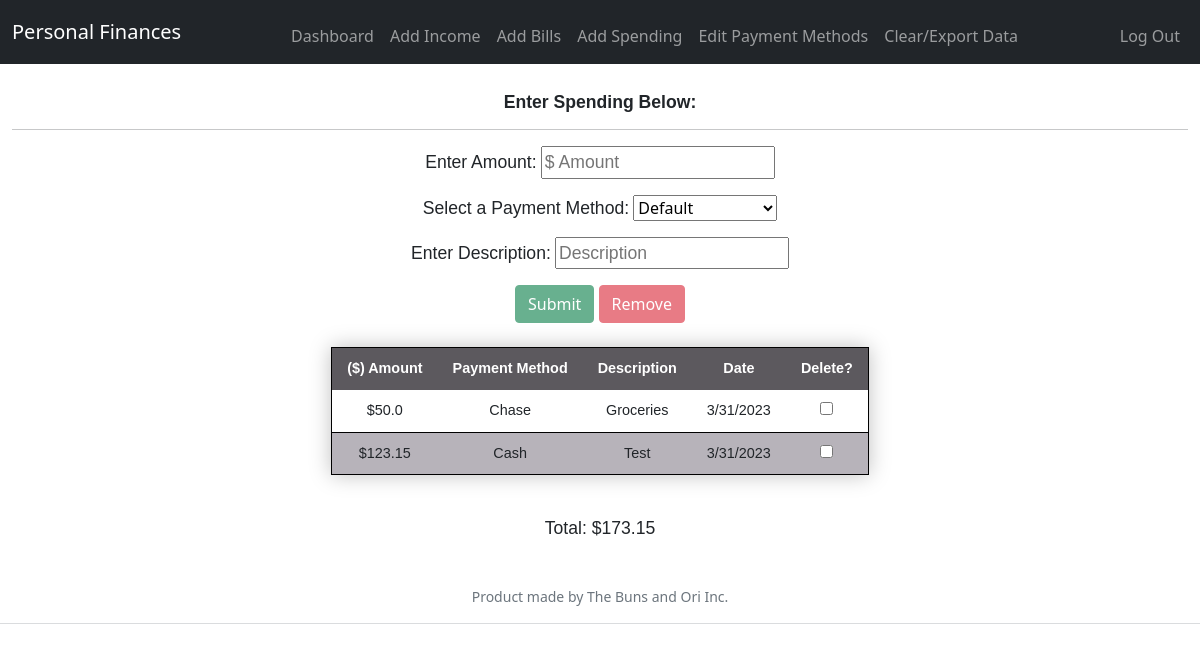
The app's page /addVarCost (signed in), older data.
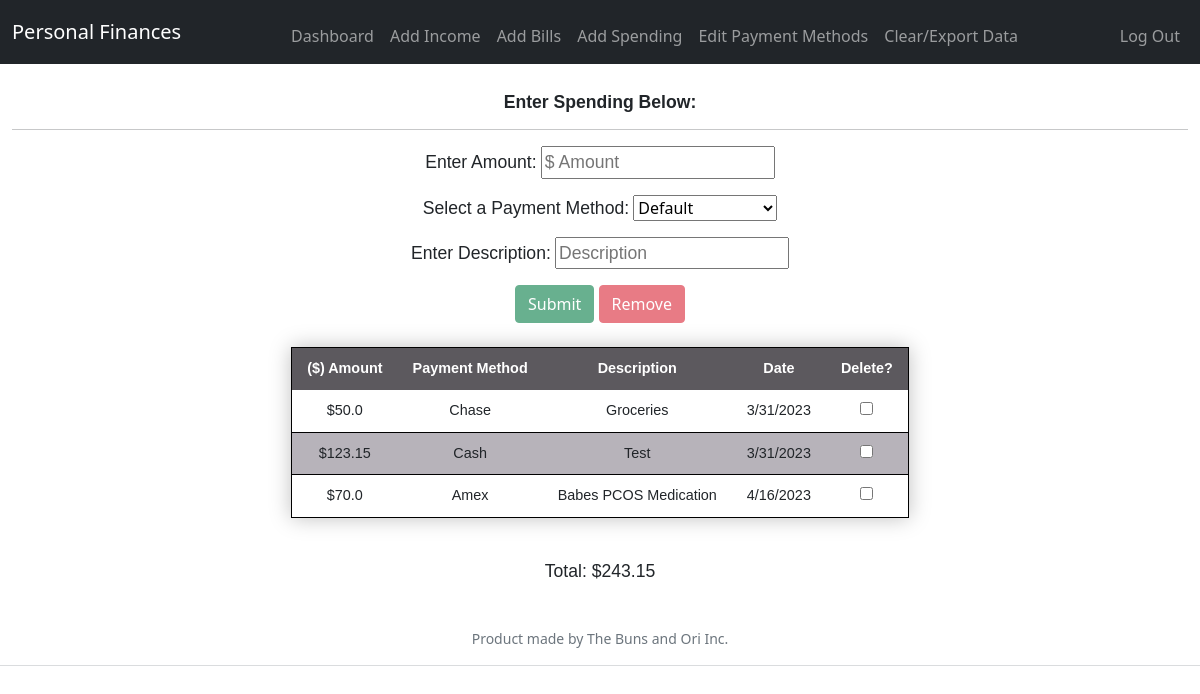
The same page, newer data.
### tables this page shows
CREATE TABLE varCosts (id INTEGER PRIMARY KEY AUTOINCREMENT NOT NULL, userID int, method TEXT NOT NULL, description TEXT NOT NULL, amount DOUBLE(8,2), date TEXT NOT NULL, timestamp);

### app.py (the view)
@app.route("/addVarCost", methods=["GET", "POST"])
@login_required
def addVarCost():
    connection = create_connection("pFinances.db")
    if request.method == "POST":
        rowsToDelete = request.form.get("deleteInput")
        deleteMode = request.form.get("removeClicked")
        if rowsToDelete != "" and deleteMode != "" and int(deleteMode) == 1: #check if anything to delete
            rowNums = []
            for x in range(len(rowsToDelete)):
                if (rowsToDelete[x] != ','):
                    rowNums.append(rowsToDelete[x])
            varCostSQL = ("SELECT id FROM varCosts WHERE userID = " + str(session["user_id"]))
            varCostTuple = execute_read_query(connection, str(varCostSQL))
            tupleList = list(varCostTuple)
            idList = []
            for y in range(len(rowNums)):
                if int(rowNums[y]) == 1:
                    idList.append(re.sub("[^0-9]", "", str(tupleList[y])))
            deleteSQL = ("DELETE FROM varCosts WHERE id IN (" +', '.join(idList) + ")")
            execute_query(connection, deleteSQL)
            return redirect("/addVarCost")
        else:
            amount = request.form.get("amount")
            method = request.form.get("method")
            description = request.form.get("description")
            date = request.form.get("date")
            if str(method) == "None":
                method = "Default"
            insertSpending = ("INSERT INTO varCosts (userID, method, description, amount, date) VALUES" + "('" + str(session["user_id"]) + "', '" + method + "', '" + description + "', '" + str(amount) + "', '" + str(date) + "')")
            execute_query(connection, str(insertSpending))
            varCostSQL = ("SELECT amount,method,description,date FROM varCosts WHERE userID = " + str(session["user_id"]))
            varCostTuple = execute_read_query(connection, str(varCostSQL))
            keys = ['amount', 'method','description','date']
            varCostDicts = [dict(zip(keys,d)) for d in varCostTuple]
            total = 0.0
            for x in range(len(varCostDicts)):
                total = total + float(varCostDicts[x]['amount'])
            return redirect("/addVarCost")
    else:
        varCostSQL = ("SELECT amount,method,description,date FROM varCosts WHERE userID = " + str(session["user_id"]))
        varCostTuple = execute_read_query(connection, str(varCostSQL))
        keys = ['amount', 'method','description','date']
        varCostDicts = [dict(zip(keys,d)) for d in varCostTuple]
        total = 0.0
        for x in range(len(varCostDicts)):
            total = total + float(varCostDicts[x]['amount'])
        methodSQL = ("SELECT payMethod FROM payMethods WHERE userID = " + str(session["user_id"]))
        methodTuple = execute_read_query(connection, str(methodSQL))
        keys = ['method']
        methodDicts = [dict(zip(keys,d)) for d in methodTuple]
        return render_template("addVarCost.html", varCostDicts=varCostDicts, total=total, methodDicts=methodDicts)

### helpers.py (called while the page is built)
def login_required(f):
    @wraps(f)
    def decorated_function(*args, **kwargs):
        if session.get("user_id") is None:
            return redirect("/login")
        return f(*args, **kwargs)
    return decorated_function

def create_connection(path):
    connection = None
    try:
        connection = sqlite3.connect(path)
        print("Connected successfully!")
    except Error as e:
        print(f"The error '{e}' occured")
    return connection

def execute_read_query(connection, query):
    cursor = connection.cursor()
    result = None
    try:
        cursor.execute(query)
        result = cursor.fetchall()
        return result
    except Error as e:
        print(f"The error '{e}' occured")

### templates/addVarCost.html (shortened to what this page needs)
{% extends "layout.html" %}
{% block main %}
    <h6>Enter Spending Below:</h6>
    <hr>
    <form action="/addVarCost" method="post">
        <div class="mb-3">
            <label for="amount">Enter Amount:</label>
            <input autocomplete="off" autofocus id="amount" name="amount" placeholder="$ Amount" type="text">
        </div>
        <div class="mb-3">
            <label for="method">Select a Payment Method:</label>
            <select id="method" name="method" type="text">
                <option selected disabled>Default</option>
            </select>
        </div>
        <div class="mb-3">
            <label for="description">Enter Description:</label>
            <input id="description" name="description" placeholder="Description" type="text">
        </div>
        <button class="btn btn-success" type="submit" name="submit" id="submit" onclick="roundAmount()">Submit</button>
        <button class="btn btn-danger" type="submit" name="remove" id="remove" onclick="document.getElementById('removeClicked').setAttribute('value', 1)" disabled>Remove</button>
    <br><br>
        <table id="table" class="table-w-style">
            <thead>
                <tr>
                    <th>($) Amount</th>
                    <th>Payment Method</th>
                    <th>Description</th>
                    <th>Date</th>
                    <th>Delete?</th>
                </tr>
            </thead>
            <tbody>
                {% for varCost in varCostDicts %}
                        <tr>
                            <td> ${{ varCost["amount"] }}</td>
                            <td> {{ varCost["method"] }}</td>
                            <td> {{ varCost["description"] }}</td>
                            <td> {{ varCost["date"] }}</td>
                            <td><input type="checkbox" class="checkboxes" id="varCost" name="varCost" value="0" onclick="setValue(this)">
                        </tr>
                {% endfor %}
            </tbody>
        </table>
        <br>
        <p>Total: ${{ total }}</p>
    </form>
{% endblock %}

Row changes from the older to the newer data that the page shows:
added varCosts: amount "70.0", method "Amex", description "Babes PCOS Medication", date "4/16/2023"
Text that changed along with them:
{{ total }}: "173.15" → "243.15"
